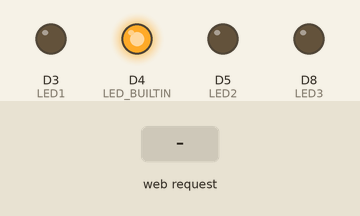
Simulated run of this sketch. Board: ESP8266 (NodeMCU). Parts: output pins drawn as LEDs (lit = HIGH, except the on-board LED, lit = LOW). Inputs (shaded band) come from the test bench. WiFi joins after 1.5 s; servers stay silent unless stated; what the sketch prints to the serial monitor is not drawn.

Above: at 2.7 s.
2.8 s: HTTP request GET /LED1ON received
At 3.6 s:
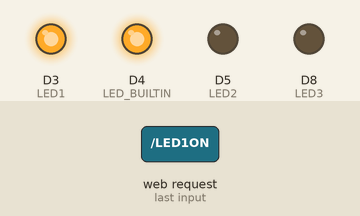
4.3 s: HTTP request GET /LED2ON received
At 4.7 s:
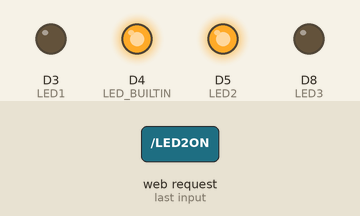
5.8 s: HTTP request GET /LED3ON received
At 7.0 s:
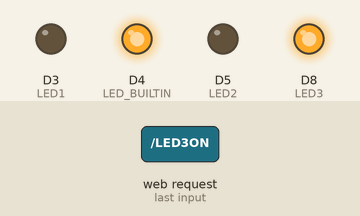
7.3 s: HTTP request GET /LED_BUILTINON received
At 8.2 s:
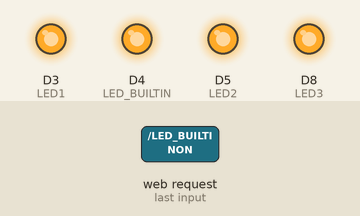
8.8 s: HTTP request GET /LED_BUILTINOFF received
At 9.4 s:
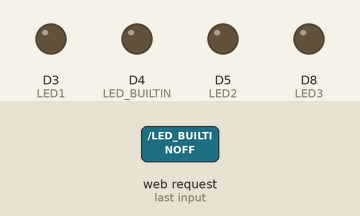
10.3 s: HTTP request GET /LED1ON received
At 11.7 s:
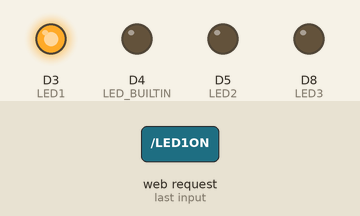
Timing chart, 0 to 12.8 s (numbered marks = the images above; inputs shaded):
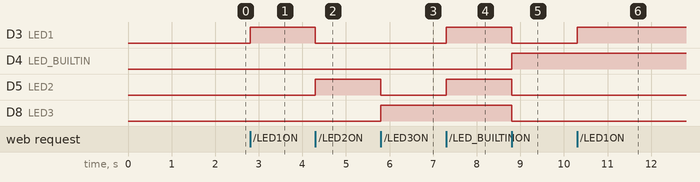

The sketch:

POSTTEST1_IOT.ino
```cpp
#include <ESP8266WiFi.h>
#include <ESP8266WebServer.h>

#define LED1 D3
#define LED2 D5
#define LED3 D8

const char* ssid = "P";       // Nama SSID AP/Hotspot
const char* password = "apahayo2";    // Password Wifi

ESP8266WebServer server(80);      //Menyatakan Webserver pada port 80
String webpage;

void setup() {  //Pengaturan Pin
  Serial.begin(115200);
  delay(10);

Serial.println("masuk1");
  pinMode(LED1, OUTPUT);
  pinMode(LED2, OUTPUT);
  pinMode(LED3, OUTPUT);
  pinMode(LED_BUILTIN, OUTPUT);
Serial.println("masuk 2");
  // Connect ke WiFi
  Serial.println();
  Serial.print("Configuring access point...");

  // Mengatur WiFi
  WiFi.mode(WIFI_STA);                      // Mode Station
  // WiFi.mode(WIFI_AP);                      // Mode AP
  WiFi.begin(ssid, password);               // Mencocokan SSID dan Password

  while (WiFi.status() != WL_CONNECTED) {
    delay(500);
    Serial.print(".");
  }

  // Print status Connect
  Serial.println("IP address: ");
  Serial.println(WiFi.localIP());
  // Serial.println(WiFi.softAPIP());

  digitalWrite(LED1, LOW);
  digitalWrite(LED2, LOW);
  digitalWrite(LED3, LOW);
  digitalWrite(LED_BUILTIN, LOW);

  // Isi dari Webpage
  webpage += "<h1> WEB KONTROL LED DENGAN ESP 8266</h1>";
  webpage += "LED 1 : ";
  webpage += "<a href=\"LED1ON\"\"><button>ON</button></a></br>";
  webpage += "LED 2 : ";
  webpage += "<a href=\"LED2ON\"\"><button>ON</button></a></br>";
  webpage += "LED 3 : ";
  webpage += "<a href=\"LED3ON\"\"><button>ON</button></a></br>";
  webpage += "LED BUILTIN : ";
  webpage += "<a href=\"LED_BUILTINON\"\"><button>ON</button></a><a href=\"LED_BUILTINOFF\"\"><button>OFF</button></a></br>";

  // Membuat file webpage
  server.on("/", []() {
    server.send(200, "text/html", webpage);
  });

  //---------------------------------------------------------------------------

  // Bagian ini untuk merespon perintah yang masuk
  server.on("/LED1ON", []() {
    server.send(200, "text/html", webpage);
    digitalWrite(LED1, HIGH);
    digitalWrite(LED2, LOW);
    digitalWrite(LED3, LOW);
  });
  server.on("/LED2ON", []() {
    server.send(200, "text/html", webpage);
    digitalWrite(LED1, LOW);
    digitalWrite(LED2, HIGH);
    digitalWrite(LED3, LOW);
  });
  server.on("/LED3ON", []() {
    server.send(200, "text/html", webpage);
    digitalWrite(LED1, LOW);
    digitalWrite(LED2, LOW);
    digitalWrite(LED3, HIGH);
  });

  server.on("/LED_BUILTINON", []() {
    server.send(200, "text/html", webpage);
    digitalWrite(LED_BUILTIN, LOW);
    digitalWrite(LED1, HIGH);
    digitalWrite(LED2, HIGH);
    digitalWrite(LED3, HIGH);


  });

   server.on("/LED_BUILTINOFF", []() {
    server.send(200, "text/html", webpage);
    digitalWrite(LED_BUILTIN, HIGH);
    digitalWrite(LED1, LOW);
    digitalWrite(LED2, LOW);
    digitalWrite(LED3, LOW);
  });

//----------------------------------------------------------------------------

  // server.on("/LED1OFF", []() {
  //   server.send(200, "text/html", webpage);
  //   digitalWrite(LED1, LOW);
  // });
  // server.on("/LED2OFF", []() {
  //   server.send(200, "text/html", webpage);
  //   digitalWrite(LED2, LOW);
  // });
  // server.on("/LED_BUILTINOFF", []() {
  //   server.send(200, "text/html", webpage);
  //   digitalWrite(LED_BUILTIN, LOW);
  // });

  server.begin();
  Serial.println("Server dijalankan");
}

void loop() {  //Perulangan Program
  server.handleClient();
}
```

Measured:
- after the input at 2.8 s, D3 (LED1): LOW → HIGH at once
- after the input at 4.3 s, D3 (LED1): HIGH → LOW at once; D5 (LED2): LOW → HIGH at once
- after the input at 5.8 s, D5 (LED2): HIGH → LOW at once; D8 (LED3): LOW → HIGH at once
- after the input at 7.3 s, D3 (LED1), D5 (LED2): LOW → HIGH at once
- after the input at 8.8 s, D3 (LED1), D5 (LED2), D8 (LED3): HIGH → LOW at once; D4 (LED_BUILTIN): LOW → HIGH at once
- after the input at 10.3 s, D3 (LED1): LOW → HIGH at once
